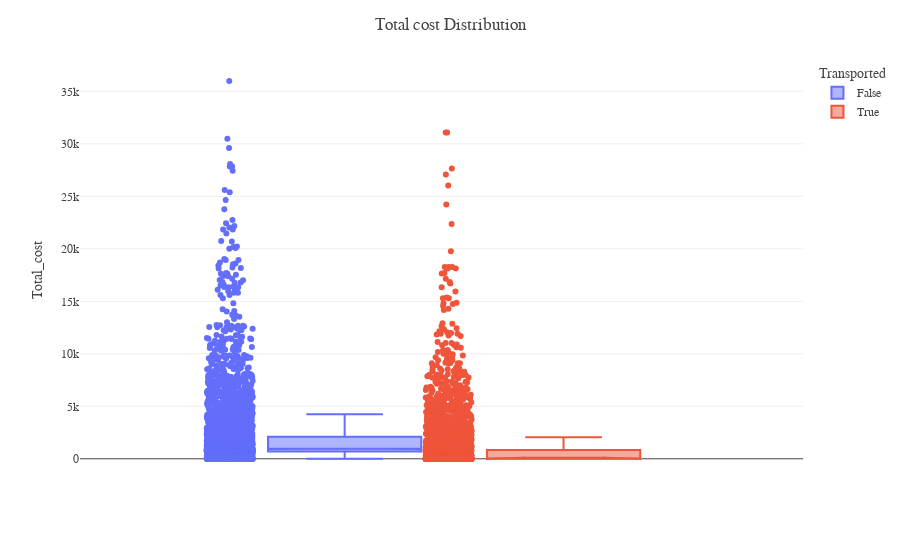

The notebook cell this image was saved under:
### Code cell
num_impute_col = ['Age', 'RoomService', 'FoodCourt', 'ShoppingMall', 'Spa', 'VRDeck']
num_imputer = SimpleImputer(strategy='mean') 
train_df[num_impute_col] = num_imputer.fit_transform(train_df[num_impute_col])
test_df[num_impute_col] = num_imputer.fit_transform(test_df[num_impute_col])
 
train_df.fillna(axis=0, method='ffill')
test_df.fillna(axis=0, method='ffill')


def calculate_total(df):
    total_cost = df['RoomService'] + df['FoodCourt'] + df['ShoppingMall'] + df['Spa'] + df['VRDeck']
    df=df.drop(['RoomService', 'FoodCourt', 'ShoppingMall', 'Spa', 'VRDeck'],axis=1,)
    df['Total_cost']=total_cost
    return df


train_df = calculate_total(train_df)
test_df = calculate_total(test_df) 
fig=px.box(train_df,y='Total_cost',color='Transported',points='all',notched=True)
fig.update_traces(quartilemethod='exclusive')
fig.update_layout(template=_template,title='Total cost Distribution')
fig.show()

### Figure 1 — Plotly figure (JSON) as saved in the notebook; plotly's stock layout.template omitted (floating-point values rounded to 4 significant figures; data arrays with more than 128 entries replaced by an {"elided": "..."} marker saying what was removed)
{"data": [{"alignmentgroup": "True", "boxpoints": "all", "hovertemplate": "Transported=False<br>Total_cost=%{y}<extra></extra>", "legendgroup": "False", "marker": {"color": "#636efa"}, "name": "False", "notched": true, "offsetgroup": "False", "orientation": "v", "quartilemethod": "exclusive", "showlegend": true, "type": "box", "x0": " ", "xaxis": "x", "y": {"elided": "4315 float values"}, "y0": " ", "yaxis": "y"}, {"alignmentgroup": "True", "boxpoints": "all", "hovertemplate": "Transported=True<br>Total_cost=%{y}<extra></extra>", "legendgroup": "True", "marker": {"color": "#EF553B"}, "name": "True", "notched": true, "offsetgroup": "True", "orientation": "v", "quartilemethod": "exclusive", "showlegend": true, "type": "box", "x0": " ", "xaxis": "x", "y": {"elided": "4378 float values"}, "y0": " ", "yaxis": "y"}], "layout": {"boxmode": "group", "legend": {"title": {"text": "Transported"}, "tracegroupgap": 0}, "margin": {"t": 60}, "title": {"text": "Total cost Distribution"}, "xaxis": {"anchor": "y", "domain": [0, 1]}, "yaxis": {"anchor": "x", "domain": [0, 1], "title": {"text": "Total_cost"}}}}
